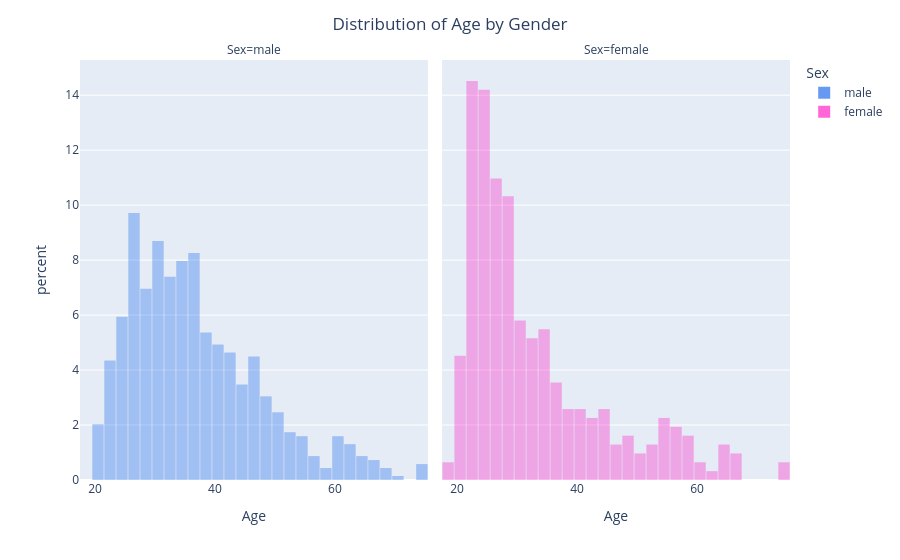

Here is the notebook cell this chart was saved with:
### Code cell
# Data filtering
male_age = df.loc[df["Sex"] == "male", "Age"]
female_age = df.loc[df["Sex"] == "female", "Age"]
all_genders_age = df["Age"]

# Create histograms using plotly.express
fig = px.histogram(df, x="Age", color="Sex", histnorm="percent", barmode="overlay",
                   color_discrete_map={"male": "rgba(0, 87, 233, 0.6)", "female": "rgba(255, 0, 189, 0.6)"},
                   facet_col="Sex", facet_col_wrap=2)

# Update layout
fig.update_layout(title="Distribution of Age by Gender", title_x=0.5, bargap=0.05)

# Show the plot
fig.show()

### Figure 1 — Plotly figure (JSON) as saved in the notebook; plotly's stock layout.template omitted (floating-point values rounded to 4 significant figures; data arrays with more than 128 entries replaced by an {"elided": "..."} marker saying what was removed)
{"data": [{"bingroup": "x", "histnorm": "percent", "hovertemplate": "Sex=male<br>Age=%{x}<br>percent=%{y}<extra></extra>", "legendgroup": "male", "marker": {"color": "rgba(0, 87, 233, 0.6)", "opacity": 0.5, "pattern": {"shape": ""}}, "name": "male", "orientation": "v", "showlegend": true, "type": "histogram", "x": {"elided": "690 int values"}, "xaxis": "x", "yaxis": "y"}, {"bingroup": "x", "histnorm": "percent", "hovertemplate": "Sex=female<br>Age=%{x}<br>percent=%{y}<extra></extra>", "legendgroup": "female", "marker": {"color": "rgba(255, 0, 189, 0.6)", "opacity": 0.5, "pattern": {"shape": ""}}, "name": "female", "orientation": "v", "showlegend": true, "type": "histogram", "x": {"elided": "310 int values"}, "xaxis": "x2", "yaxis": "y2"}], "layout": {"annotations": [{"font": {}, "showarrow": false, "text": "Sex=male", "x": 0.245, "xanchor": "center", "xref": "paper", "y": 1, "yanchor": "bottom", "yref": "paper"}, {"font": {}, "showarrow": false, "text": "Sex=female", "x": 0.755, "xanchor": "center", "xref": "paper", "y": 1, "yanchor": "bottom", "yref": "paper"}], "bargap": 0.05, "barmode": "overlay", "legend": {"title": {"text": "Sex"}, "tracegroupgap": 0}, "margin": {"t": 60}, "title": {"text": "Distribution of Age by Gender", "x": 0.5}, "xaxis": {"anchor": "y", "domain": [0, 0.49], "title": {"text": "Age"}}, "xaxis2": {"anchor": "y2", "domain": [0.51, 1], "matches": "x", "title": {"text": "Age"}}, "yaxis": {"anchor": "x", "domain": [0, 1], "title": {"text": "percent"}}, "yaxis2": {"anchor": "x2", "domain": [0, 1], "matches": "y", "showticklabels": false}}}
